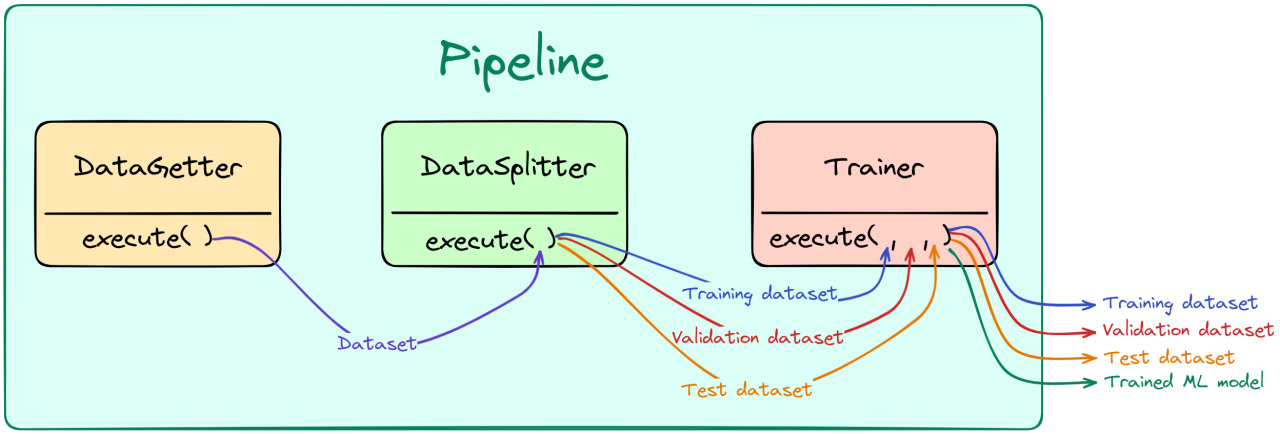
#> input picture tutorials/ml-workflows/01-pipeline-introduction/sample_pipeline_1.jpg, 1280 x 434 px
$ python -i preprocessing.py   (imports and definitions only)
#> lines starting #> are read from the running program, lines starting #| are printed output that depends on the picture; after the words box and inside, x2 and y2 are one past the last pixel; in counts of white or black regions, pixels touching at a corner belong together
import numpy as np
import matplotlib.pyplot as plt
from scipy.optimize import curve_fit
from scipy.ndimage import gaussian_filter
from skimage.transform import resize


from .information_packet_formats import Payload


class BinarizeToMask:
    """Class to define methods to binarize images"""

    def __init__(self, binarize_func: str = "gaussian_blur"):
        self.binarizing_func = binarize_func

    def __call__(self, image: np.ndarray):
        return self.binarize_protocol(image=image)

    # [17 lines left out: function plot, not called in this run]

    def binarize_protocol(self, image: np.ndarray):
        """call the binarize protocol method in an if loop condition (self.binarizing_func == 'binarize_func')

        Args:
            image (np.ndarray): image to binarize

        Returns:
            image (np.ndarray): binarized image
        """
        if self.binarizing_func == "exponential":
            image_copy = BinarizeToMask.exponential_method(image=image)

        elif self.binarizing_func == "gaussian_blur":
            image_copy = BinarizeToMask.gaussian_blurr(image=image)
        else:
            threshold = 0.5
            # foreground = image - background*1.05
            blurred_image = gaussian_filter(image, sigma=1 * 5)
            image = image - blurred_image
            image = image - np.min(image.flatten())
            if np.max(image.flatten()) > 0:
                image = image / np.max(image.flatten())
            image_copy = image
            # image = 1/(1 + np.exp(-image))
            image_copy[image < threshold] = 0
            image_copy[image >= threshold] = 1
        # print(f"DEBUG:threshold {threshold}")

        return image_copy

    @staticmethod
    def gaussian_blurr(image: np.ndarray, sigma: int = 3):
        """Gaussian method to be called with binarize_func: str = "gaussian_blur" while initializing

        Args:
            image (np.ndarray): image to binarize
            sigma (int, optional): gaussian kernel. Defaults to 3.

        Returns:
            image (np.ndarray): binarized image
        """
        blurred_image = gaussian_filter(image, sigma=1 * sigma)
        background = gaussian_filter(blurred_image, sigma=3 * sigma)
        # background = gaussian_filter(background, sigma=1 * sigma)
        # background = gaussian_filter(background, sigma=1 * sigma)
        foreground = blurred_image - background * 1.05
        foreground = foreground - np.min(foreground.flatten())
        if np.max(foreground.flatten()) > 0:
            foreground = foreground / np.max(foreground.flatten())
        foreground[foreground <= 0.5] = 0
        foreground[foreground > 0.5] = 1
        return foreground

    # [34 lines left out: functions exponential_method, __exponential, not called in this run]


# [106 lines that did not run here, left out]

>>> import cv2
>>> picture = cv2.imread('../../../../../tutorials/ml-workflows/01-pipeline-introduction/sample_pipeline_1.jpg', cv2.IMREAD_GRAYSCALE)
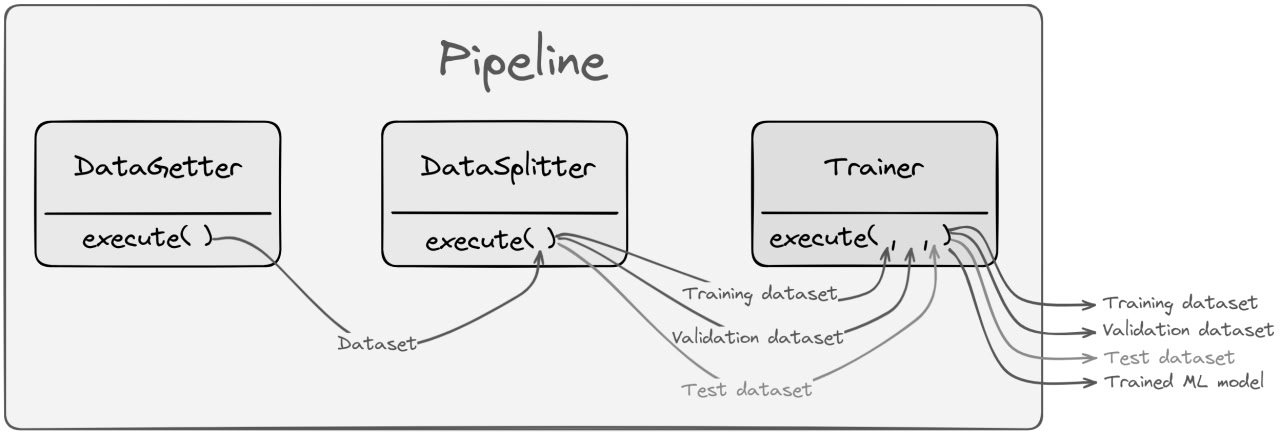
#> picture: shape (434, 1280); min 0, max 255, mean 232.8
>>> result = BinarizeToMask()(picture)
#> in gaussian_blurr, `blurred_image = gaussian_filter(image, sigma=1 * sigma)`:
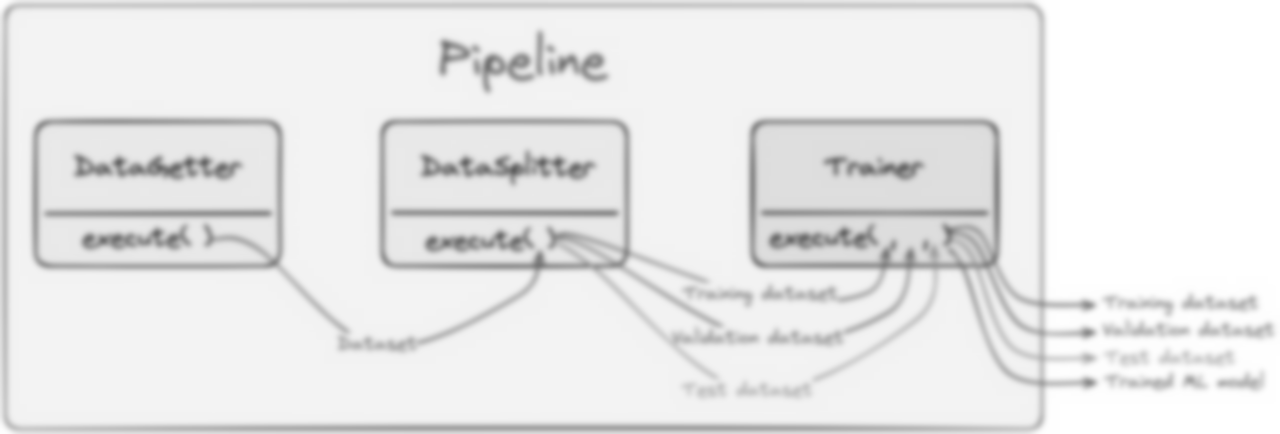
#> blurred_image: shape (434, 1280); min 97, max 255, mean 232.3
#> in gaussian_blurr, `background = gaussian_filter(blurred_image, sigma=3 * sigma)`:
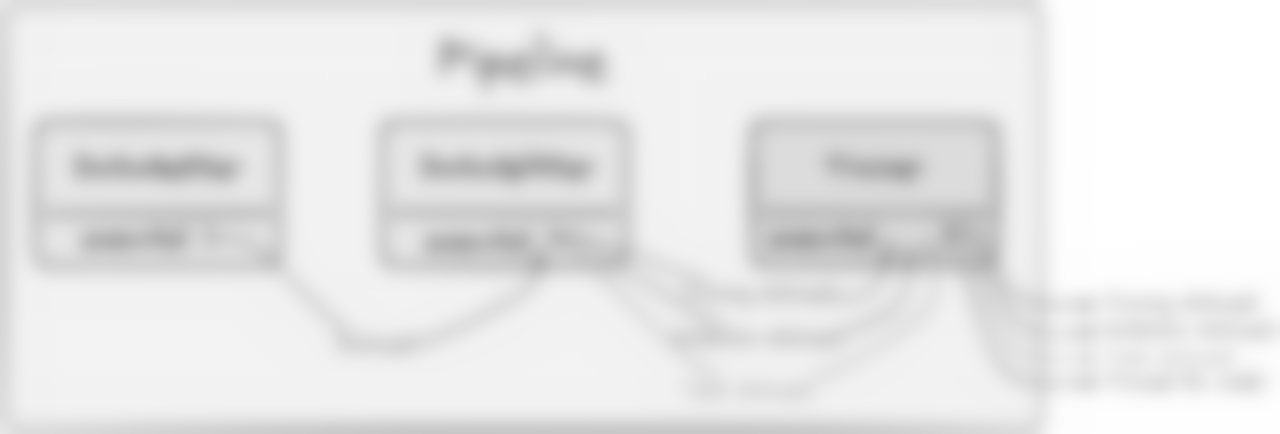
#> background: shape (434, 1280); min 171, max 255, mean 231.4
#> in gaussian_blurr, `foreground = blurred_image - background * 1.05`:
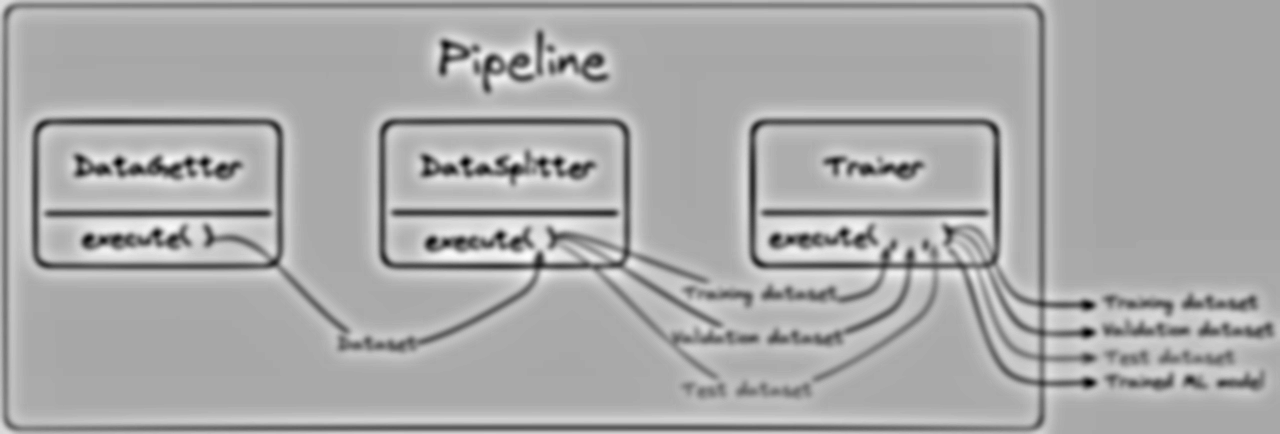
#> foreground: shape (434, 1280) float64; min -91.25, max 29.4, mean -10.7; drawn with min black and max white
#> in gaussian_blurr, `foreground = foreground - np.min(foreground.flatten())`:
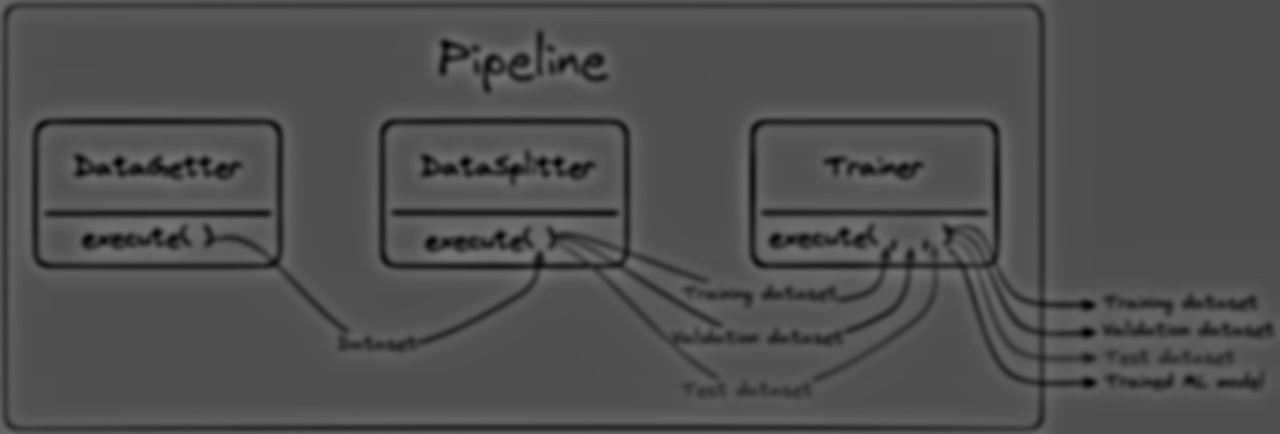
#> foreground: shape (434, 1280) float64; min 0, max 120.6, mean 80.5
#> in gaussian_blurr, `foreground[foreground <= 0.5] = 0`:
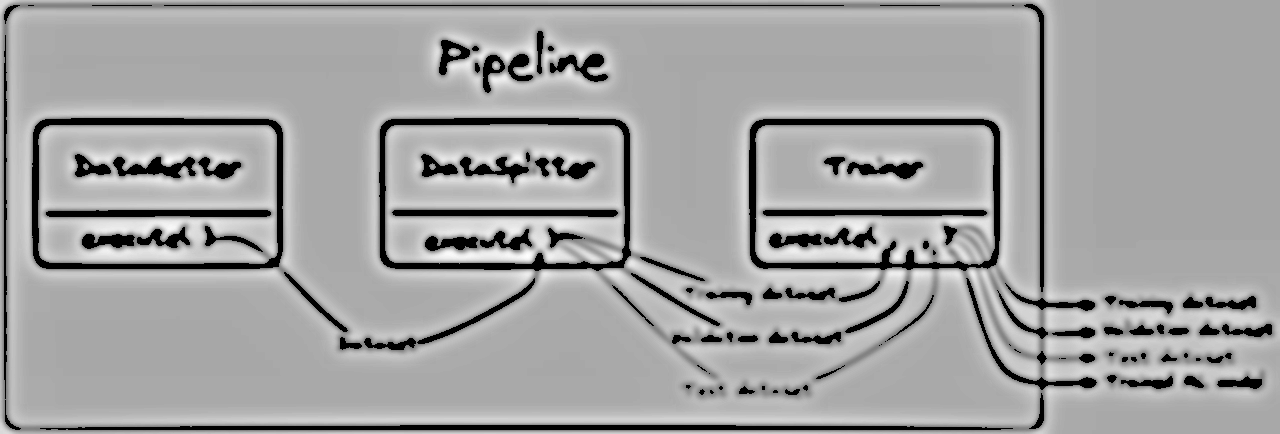
#> foreground: shape (434, 1280) float64; min 0, max 1, mean 0.636
#> in gaussian_blurr, `foreground[foreground > 0.5] = 1`:
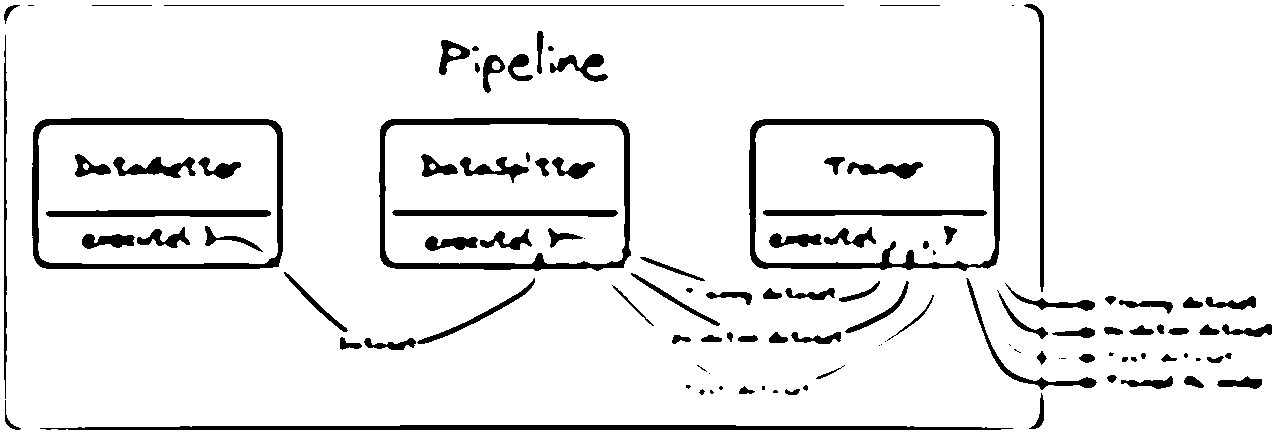
#> foreground: shape (434, 1280) float64; values 0 (black) and 1 (white), 91.9% white; 115 black regions (21 under 20 px), largest, box (x1, y1, x2, y2) and area: (749, 119, 1000, 271) 4687, (379, 118, 631, 271) 4566, (32, 118, 283, 269) 4548

$ run again, on tutorials/ml-workflows/01-pipeline-introduction/sample_pipeline_2.jpg
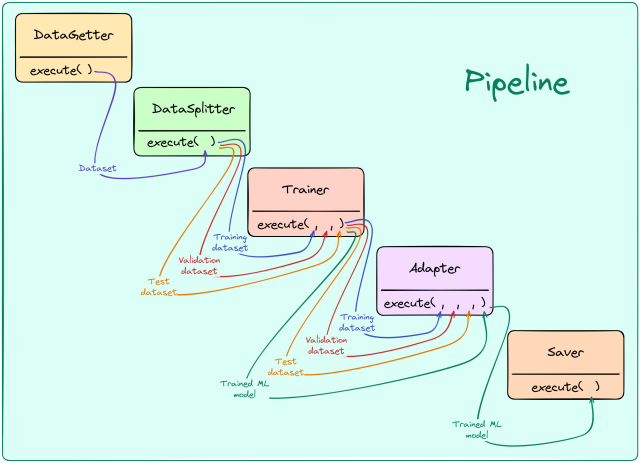
#> input picture tutorials/ml-workflows/01-pipeline-introduction/sample_pipeline_2.jpg, 1280 x 926 px (shown at 1/2 size)
#> in gaussian_blurr, `foreground[foreground <= 0.5] = 0`:
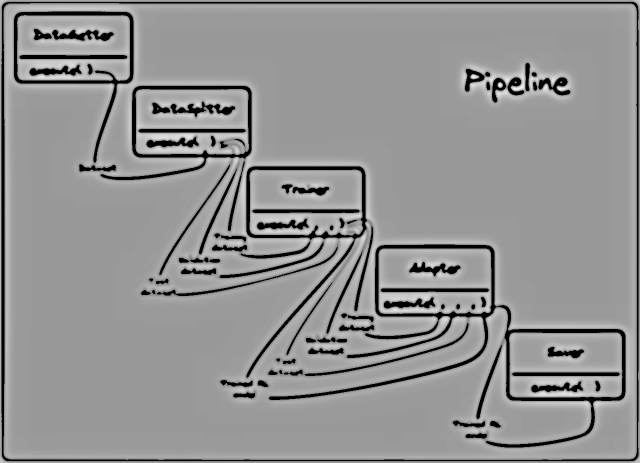
#> foreground: shape (926, 1280) float64 (shown at 1/2 size); min 0, max 1, mean 0.577
#> in gaussian_blurr, `foreground[foreground > 0.5] = 1`:
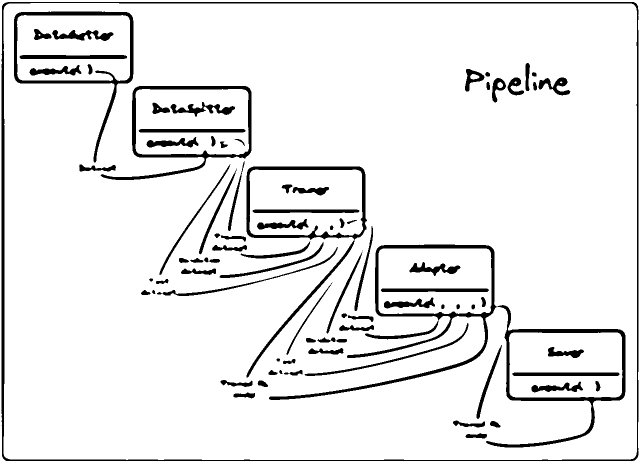
#> foreground: shape (926, 1280) float64 (shown at 1/2 size); values 0 (black) and 1 (white), 92.2% white; 89 black regions (1 under 20 px), largest, box (x1, y1, x2, y2) and area: (538, 489, 1251, 895) 17174, (3, 4, 1277, 922) 14241, (492, 333, 734, 755) 6848
